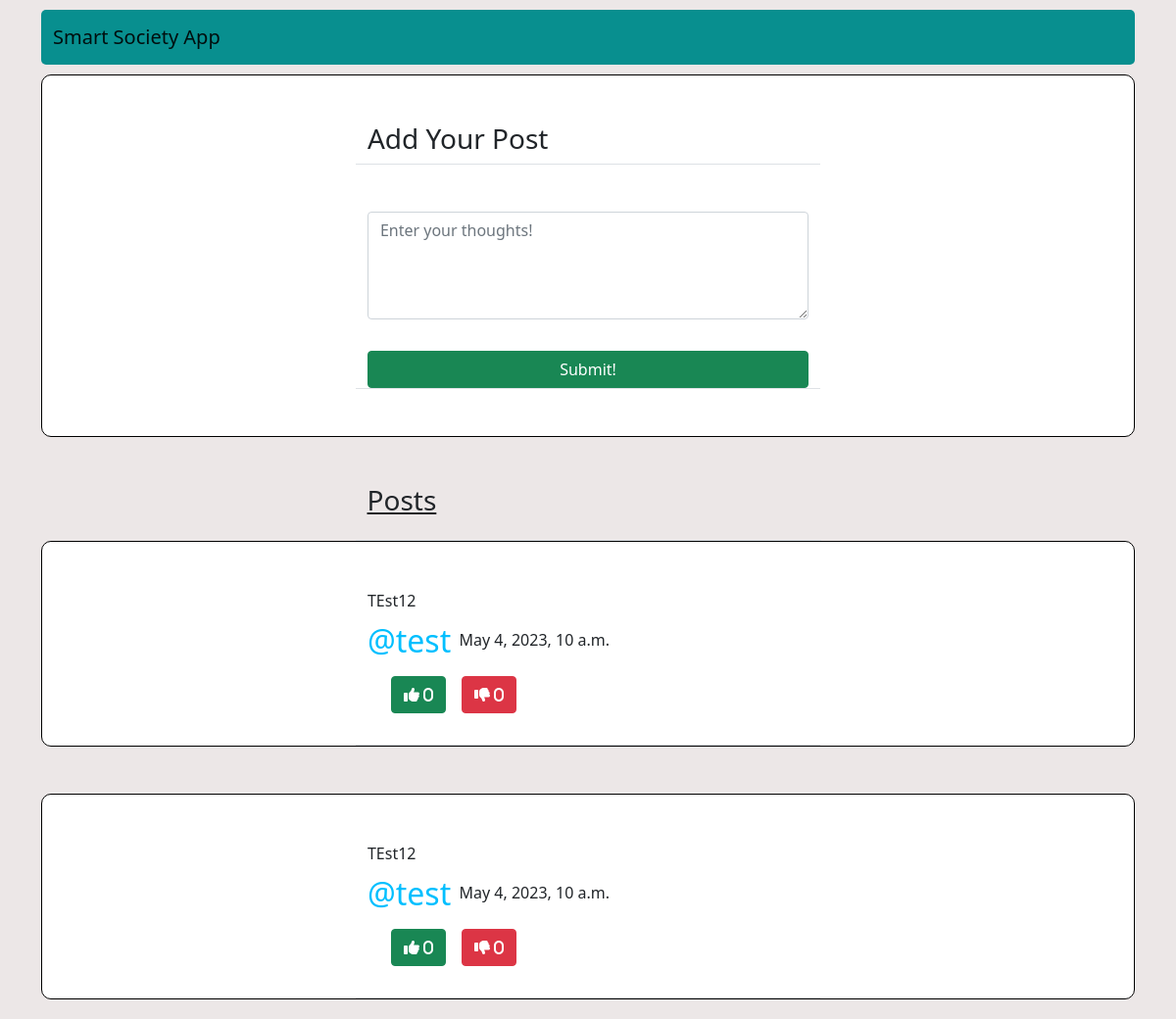
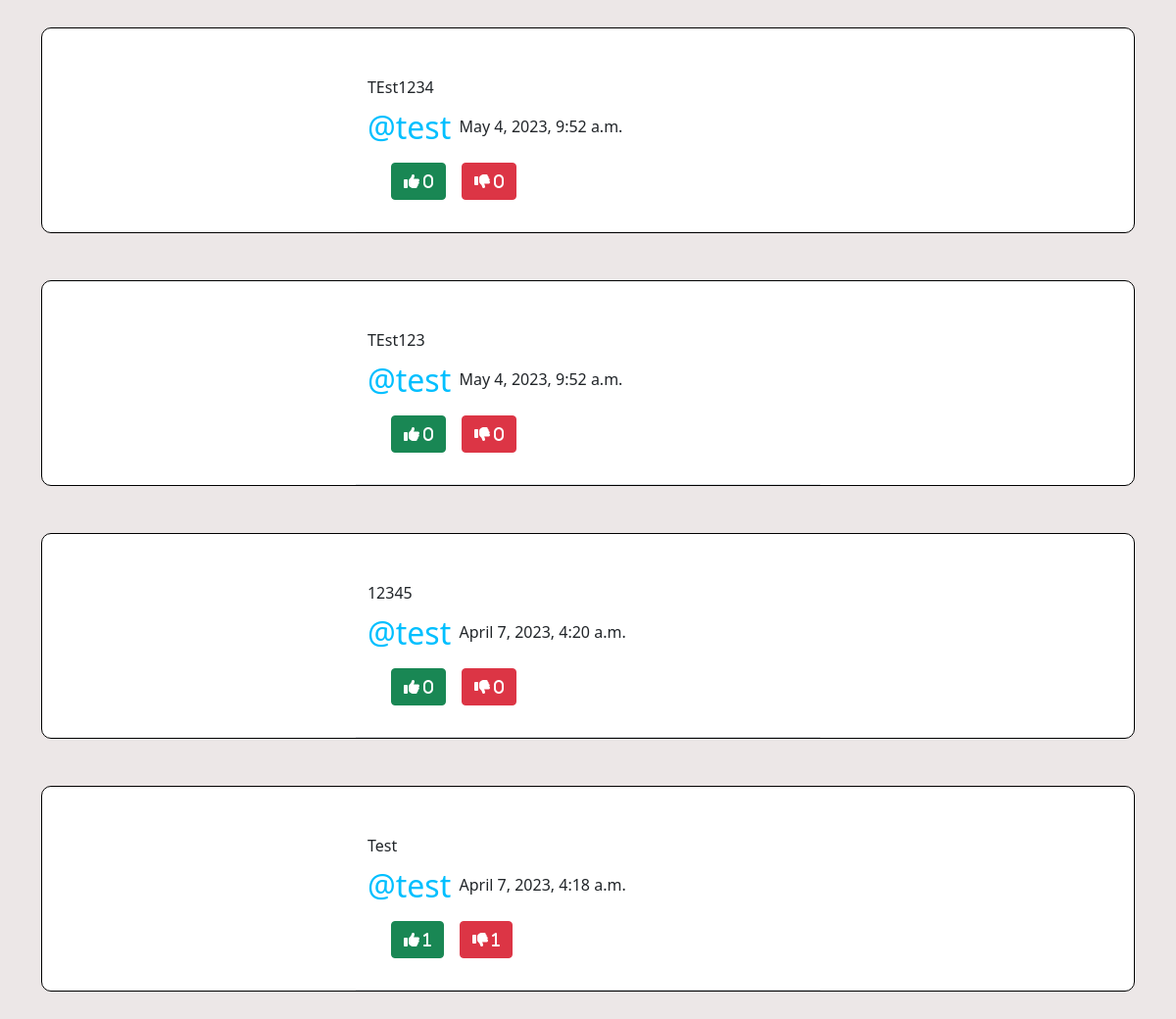
The app's page /main/communications/ with its own data (2 pictures, top to bottom).
### communications/models.py (models this page shows)
class Post(models.Model):
    body = models.TextField()
    created = models.DateTimeField(default=timezone.now)
    author = models.ForeignKey(User, on_delete=models.CASCADE)
    likes = models.ManyToManyField(User, blank=True, related_name="likes")
    dislikes = models.ManyToManyField(User, blank=True, related_name="dislikes")

### communications/views.py (the view, shortened to what this page needs)
# urls.py: path("", SocialPosts.as_view(), name="content_list"),
class SocialPosts(View):
    def get(self, request, *args, **kwargs):
        content_posts = Post.objects.all().order_by("-created")
        form = Post_Entry()
        context = {
            "content_list":content_posts,
            "form":form,
        }
        return render(request, "content_list.html", context)

### communications/forms.py
class Post_Entry(forms.ModelForm):
    body = forms.CharField(label="", widget=forms.Textarea(attrs={"rows": 4, "placeholder": "Enter your thoughts!", }))
    class Meta:
        model = Post
        fields = ["body"]

### communications/templates/content_list.html (shortened to what this page needs)
{% extends "base_layout.html" %}
{% load crispy_forms_tags %}
{% block content %}
    <div class="container">
        <div style="border: solid 1px black; border-radius: 10px; width: 100%; background-color: white">
            <div class="row justify-content-center mt-5">
                <div class="col-md-5 col-sm-15 border-bottom">
                    <h3>Add Your Post</h3>
                </div>
            </div>
            <div class="row justify-content-center mt-5 mb-5">
                <div class="col-md-5 col-sm-15 border-bottom">
                    <form method="POST">
                        {{ form | crispy }}
                        <div class="d-grid gap-2">
                            <button class="btn btn-success mt-3">Submit!</button>
                        </div>
                    </form>
                </div>
            </div>
        </div>
        <div class="row justify-content-center mt-5">
            <div class="col-md-5 col-sm-15 border-bottom">
                <h3 class="mb-4" style="text-decoration: underline">Posts</h3>
            </div>
        </div>
        {% for post in content_list %}
            <div class="mb-5"
                 style="border: solid 1px black; border-radius: 10px; width: 100%; background-color: white">
                <div class="row justify-content-center mt-5">
                    <div class="col-md-5 col-sm-15 border-bottom pb-2">
                        <p>{{ post.body }}</p>
                        <div class="post_header">
                            <h2 style="display: inline; vertical-align: top; line-height: 25px;"><a
                                    href="{% url "profile" post.author.profile.pk %}"
                                    style="text-decoration: none; color: deepskyblue">@{{ post.author }} </a></h2>
                            <p style="display: inline; vertical-align: top; ">{{ post.created }}</p>
                            <div class="d-flex flex-row p-3">
                                <form action="{% url "likes" post.pk %}" method="POST" class="m-2">
                                    <button type="submit" class="btn btn-success"><i
                                            class="fa fa-thumbs-up"><span> {{ post.likes.all.count }}</span></i>
                                    </button>
                                </form>
                                <form action="{% url "dislikes" post.pk %}" method="POST" class="m-2">
                                    <button type="submit" class="btn btn-danger"><i
                                            class="fa fa-thumbs-down"><span> {{ post.dislikes.all.count }}</span></i>
                                    </button>
                                </form>
                            </div>
                        </div>
                    </div>
                </div>
            </div>
        {% endfor %}
    </div>
{% endblock content %}

### records on screen
Post: body "TEst12", author "test", created "May 4, 2023, 10 a.m.", likes.all.count "0", dislikes.all.count "0"
Post: body "TEst12", author "test", created "May 4, 2023, 10 a.m.", likes.all.count "0", dislikes.all.count "0"
Post: body "TEst1234", author "test", created "May 4, 2023, 9:52 a.m.", likes.all.count "0", dislikes.all.count "0"
Post: body "TEst123", author "test", created "May 4, 2023, 9:52 a.m.", likes.all.count "0", dislikes.all.count "0"
Post: body "12345", author "test", created "April 7, 2023, 4:20 a.m.", likes.all.count "0", dislikes.all.count "0"
Post: body "Test", author "test", created "April 7, 2023, 4:18 a.m.", likes.all.count "1", dislikes.all.count "1"
